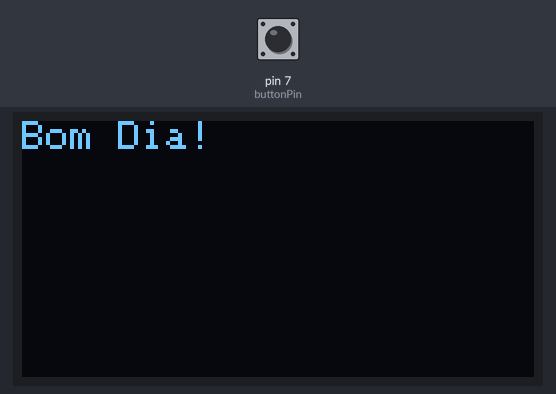
Bench run of a sketch on a simulated Arduino Uno, built with avr-gcc and run on an emulated ATmega328P. On the bench: 128×64 one-colour display. Inputs (shaded band) come from the test bench; at power-on: pin 7 (buttonPin) HIGH. The display library's start-up logo is not drawn; random numbers use the default seed unless the sketch sets one; what the sketch prints to the serial monitor is not drawn.

Above: at 3.2 s.
3.3 s: pin 7 (buttonPin) pulled LOW for 0.15 s
At 3.9 s:
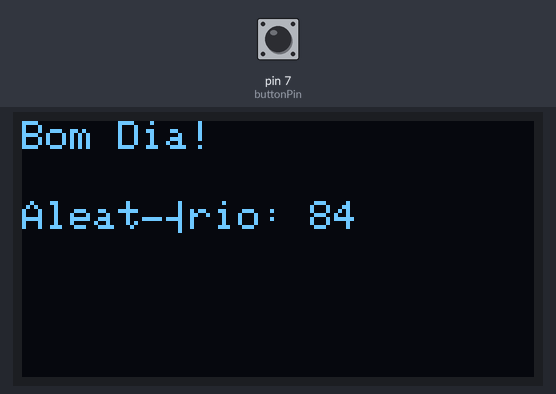
4.9 s: pin 7 (buttonPin) pulled LOW for 1 s
At 6.3 s:
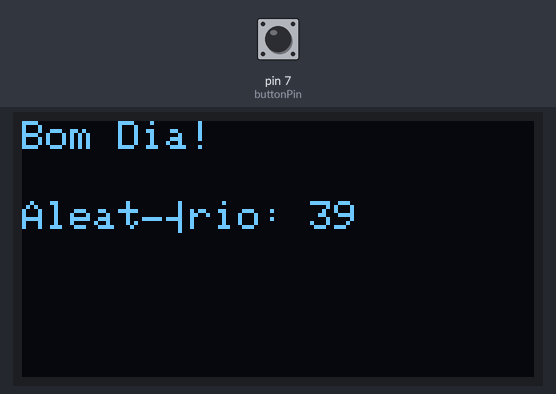
7.4 s: pin 7 (buttonPin) pulled LOW for 0.15 s
At 8.2 s:
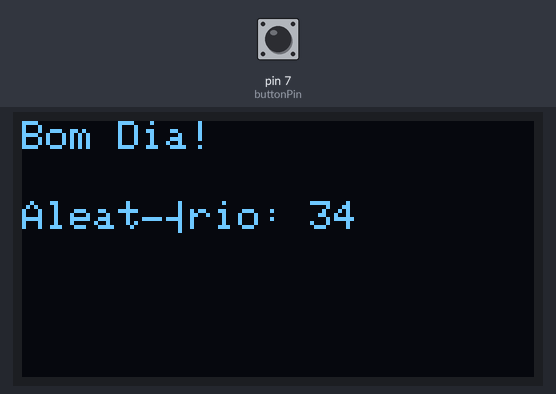
9.0 s: pin 7 (buttonPin) pulled LOW for 1 s
At 9.4 s:
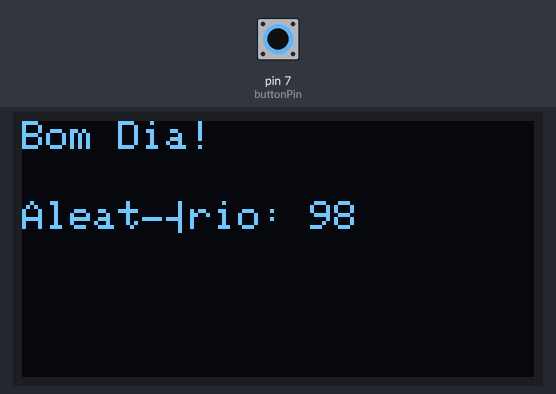
Timing chart, 0 to 12.0 s (numbered marks = the images above; inputs shaded):
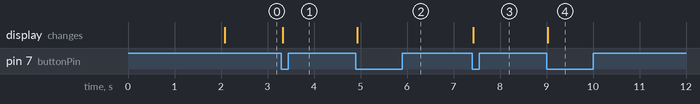

Measured:
- after the input at 3.3 s, the display: changes at once (image 1)
- after the input at 4.9 s, the display: changes at once (image 2)
- after the input at 7.4 s, the display: changes at once (image 3)
- after the input at 9.0 s, the display: changes at once (image 4)

The sketch:

code_controle_remoto.ino
```cpp
#include <Wire.h>
#include <Adafruit_GFX.h>
#include <Adafruit_SSD1306.h>

#define SCREEN_WIDTH 128  // Largura do display OLED em pixels
#define SCREEN_HEIGHT 64  // Altura do display OLED em pixels
#define OLED_RESET    -1  // Pino de reset do OLED (não utilizado)
Adafruit_SSD1306 display(SCREEN_WIDTH, SCREEN_HEIGHT, &Wire, OLED_RESET);

const int buttonPin = 7;  // Pino do botão
int lastButtonState = LOW;  // Estado anterior do botão
int randomValue;  // Variável para armazenar o número aleatório

void setup() {
  Serial.begin(9600);  // Inicializa a comunicação serial
  pinMode(buttonPin, INPUT_PULLUP);  // Configura o pino do botão como entrada com resistor pull-up interno

  // Inicializa o display OLED
  if(!display.begin(SSD1306_I2C_ADDRESS, OLED_RESET)) {
    Serial.println(F("Erro ao iniciar o display OLED"));
    while(true);
  }
  display.display();
  delay(2000);
  display.clearDisplay();
  display.setTextSize(1);
  display.setTextColor(SSD1306_WHITE);
  display.setCursor(0, 0);
  display.println("Bom Dia!");
  display.display();
  randomSeed(analogRead(0));  // Inicializa a semente para gerar números aleatórios
}

void loop() {
  int buttonState = digitalRead(buttonPin);  // Lê o estado atual do botão

  // Verifica se o botão foi pressionado e o estado anterior era não pressionado
  if (buttonState == LOW && lastButtonState == HIGH) {
    randomValue = random(0, 100);  // Gera um número aleatório entre 0 e 99
    Serial.print("Número Aleatório: ");
    Serial.println(randomValue);  // Envia o número aleatório para a porta serial

    // Limpa o display e exibe a mensagem e o número aleatório
    display.clearDisplay();
    display.setTextSize(1);
    display.setTextColor(SSD1306_WHITE);
    display.setCursor(0, 0);
    display.println("Bom Dia!");
    display.setCursor(0, 20);  // Define a posição para exibir o número aleatório
    display.print("Aleatório: ");
    display.println(randomValue);
    display.display();
  }

  lastButtonState = buttonState;  // Atualiza o estado anterior do botão
}
```
